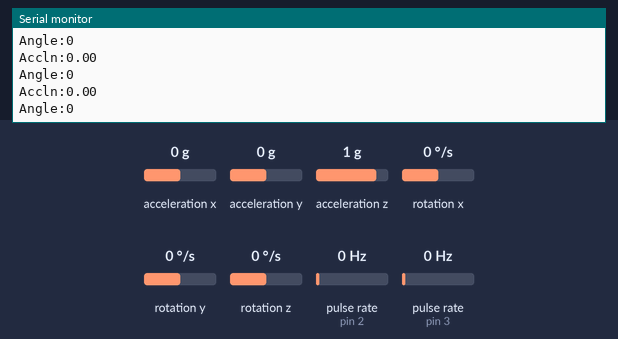
A sketch run on a simulated Arduino Uno, built with avr-gcc and run on an emulated ATmega328P. Shown: the last lines printed to the serial monitor. Wiring (inferred from the names in the program): 2 × pulse sensor: data pin 2 / data pin 3. The test bench sets the inputs (shaded band); at power-on: acceleration y 0 g, pulse rate (sensors on pin 2, pin 3) 0 Hz, acceleration x 0 g, acceleration z 1 g, rotation x 0 °/s, rotation y 0 °/s, rotation z 0 °/s.

Above: at 1.2 s.
1.3 s: acceleration y set to -1.4 g
At 1.38 s:
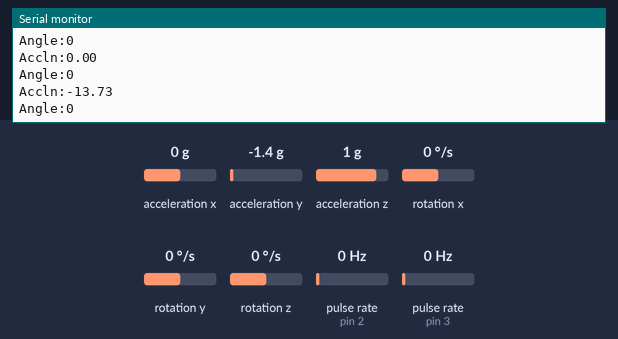
2.8 s: pulse rate (sensor on pin 2) set to 4 Hz
At 3.01 s:
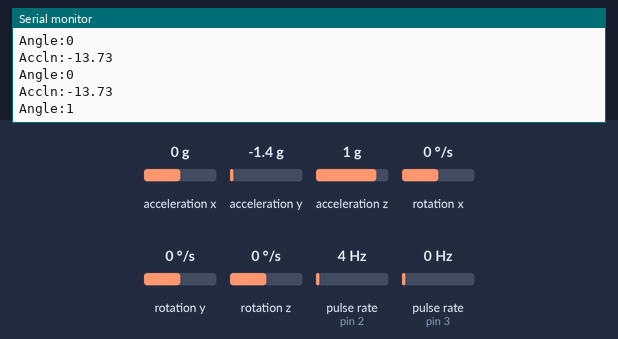
4.3 s: acceleration y set to 1.4 g
At 4.32 s:
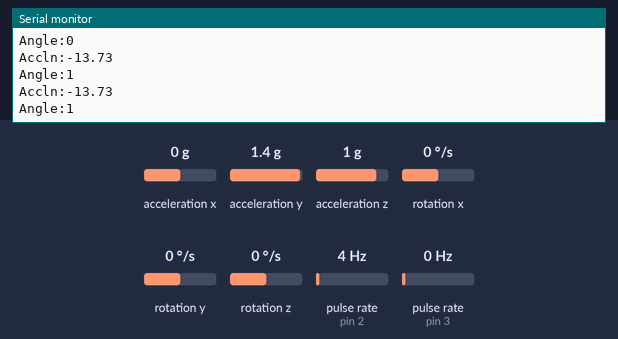
7.3 s: pulse rate (sensor on pin 3) set to 4 Hz
At 7.31 s:
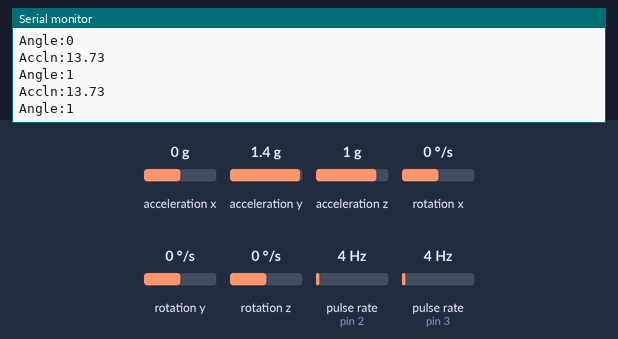
8.8 s: pulse rate (sensor on pin 2) set to 100 Hz
At 8.84 s:
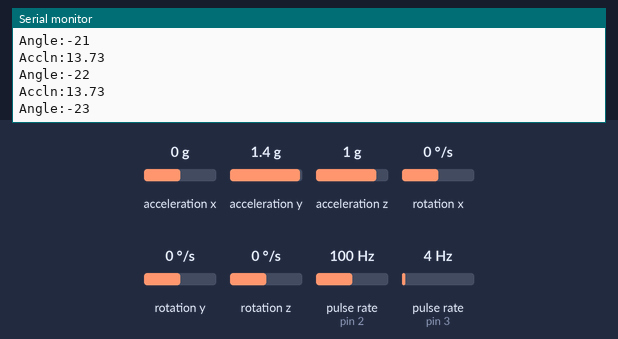
10.3 s: pulse rate (sensor on pin 3) set to 100 Hz
At 10.31 s:
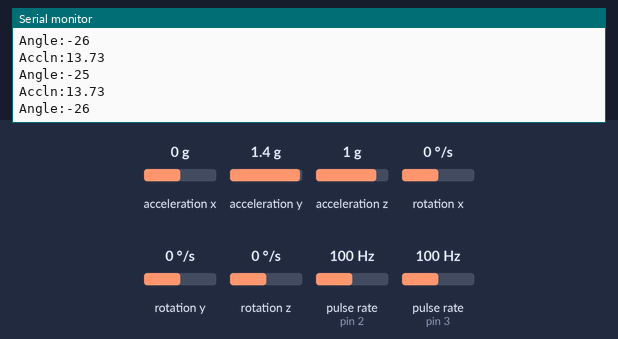
Timing chart, 0 to 12.8 s (numbered marks = the images above; inputs shaded):
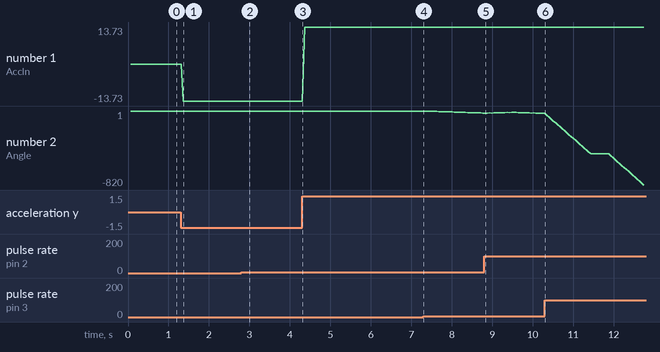

Measured:
- after the input at 1.3 s, the serial monitor: prints a new line after 0.07 s (image 1)
- after the input at 2.8 s, the serial monitor: prints a new line after 0.20 s (image 2)
- plotted number 1: 0 → -13.73 after the input at 1.3 s, -13.73 → 13.73 after the input at 4.3 s
- plotted number 2: 0 → 1 after the input at 2.8 s, 1 → -22 after the input at 7.3 s, -26 → -820 after the input at 10.3 s

The sketch:

accl_encoder.ino
```cpp
/*
 * https://www.electronicwings.com/arduino/mpu6050-interfacing-with-arduino-uno
 * Web: http://www.jarzebski.pl
 * (c) 2014 by Korneliusz Jarzebski
 *
 * Modified @nimrobotics for OpenKDM
 * MPU6050 --> Uno
 * vcc --> 5v
 * gnd --> gnd
 * scl --> scl
 * sda --> sda
 */

#include <Wire.h>
#include <MPU6050.h>

MPU6050 mpu;

//encoder start
int encoderPin1 = 2;
int encoderPin2 = 3;

volatile int lastEncoded = 0;
volatile long encoderValue = 0;

long lastencoderValue = 0;

int lastMSB = 0;
int lastLSB = 0;
// encoder end

void setup() {
  // put your setup code here, to run once:
  Serial.begin(115200);
  Serial.println("Initialize MPU6050");

  while(!mpu.begin(MPU6050_SCALE_2000DPS, MPU6050_RANGE_2G))
  {
    Serial.println("Could not find a valid MPU6050 sensor, check wiring!");
    delay(500);
  }
  checkSettings();

  // encoder start
  pinMode(encoderPin1, INPUT);
  pinMode(encoderPin2, INPUT);

  digitalWrite(encoderPin1, HIGH); //turn pullup resistor on
  digitalWrite(encoderPin2, HIGH); //turn pullup resistor on

  //call updateEncoder() when any high/low changed seen
  //on interrupt 0 (pin 2), or interrupt 1 (pin 3)
  attachInterrupt(0, updateEncoder, CHANGE);
  attachInterrupt(1, updateEncoder, CHANGE);
  // encoder end
}

void checkSettings()
{
  Serial.println();

  Serial.print(" * Sleep Mode:            ");
  Serial.println(mpu.getSleepEnabled() ? "Enabled" : "Disabled");

  Serial.print(" * Clock Source:          ");
  switch(mpu.getClockSource())
  {
    case MPU6050_CLOCK_KEEP_RESET:     Serial.println("Stops the clock and keeps the timing generator in reset"); break;
    case MPU6050_CLOCK_EXTERNAL_19MHZ: Serial.println("PLL with external 19.2MHz reference"); break;
    case MPU6050_CLOCK_EXTERNAL_32KHZ: Serial.println("PLL with external 32.768kHz reference"); break;
    case MPU6050_CLOCK_PLL_ZGYRO:      Serial.println("PLL with Z axis gyroscope reference"); break;
    case MPU6050_CLOCK_PLL_YGYRO:      Serial.println("PLL with Y axis gyroscope reference"); break;
    case MPU6050_CLOCK_PLL_XGYRO:      Serial.println("PLL with X axis gyroscope reference"); break;
    case MPU6050_CLOCK_INTERNAL_8MHZ:  Serial.println("Internal 8MHz oscillator"); break;
  }

  Serial.print(" * Accelerometer:         ");
  switch(mpu.getRange())
  {
    case MPU6050_RANGE_16G:            Serial.println("+/- 16 g"); break;
    case MPU6050_RANGE_8G:             Serial.println("+/- 8 g"); break;
    case MPU6050_RANGE_4G:             Serial.println("+/- 4 g"); break;
    case MPU6050_RANGE_2G:             Serial.println("+/- 2 g"); break;
  }

  Serial.print(" * Accelerometer offsets: ");
  Serial.print(mpu.getAccelOffsetX());
  Serial.print(" / ");
  Serial.print(mpu.getAccelOffsetY());
  Serial.print(" / ");
  Serial.println(mpu.getAccelOffsetZ());
  Serial.println();
}

void loop()
{
  Vector rawAccel = mpu.readRawAccel();
  Vector normAccel = mpu.readNormalizeAccel();
  delay(50);
  Serial.print("Accln:");
  Serial.println(normAccel.YAxis);

  //  encoder start
  Serial.print("Angle:");
  Serial.println(encoderValue);
  // encoder end
}

//function for encoder
void updateEncoder(){
  int MSB = digitalRead(encoderPin1); //MSB = most significant bit
  int LSB = digitalRead(encoderPin2); //LSB = least significant bit

  int encoded = (MSB << 1) |LSB; //converting the 2 pin value to single number
  int sum  = (lastEncoded << 2) | encoded; //adding it to the previous encoded value

  if(sum == 0b1101 || sum == 0b0100 || sum == 0b0010 || sum == 0b1011) encoderValue ++;
  if(sum == 0b1110 || sum == 0b0111 || sum == 0b0001 || sum == 0b1000) encoderValue --;

  lastEncoded = encoded; //store this value for next time
}
```
